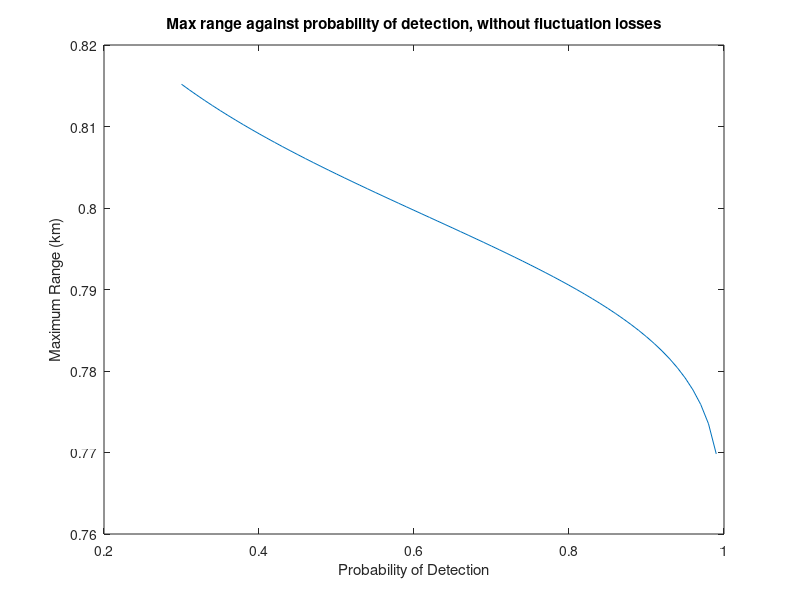
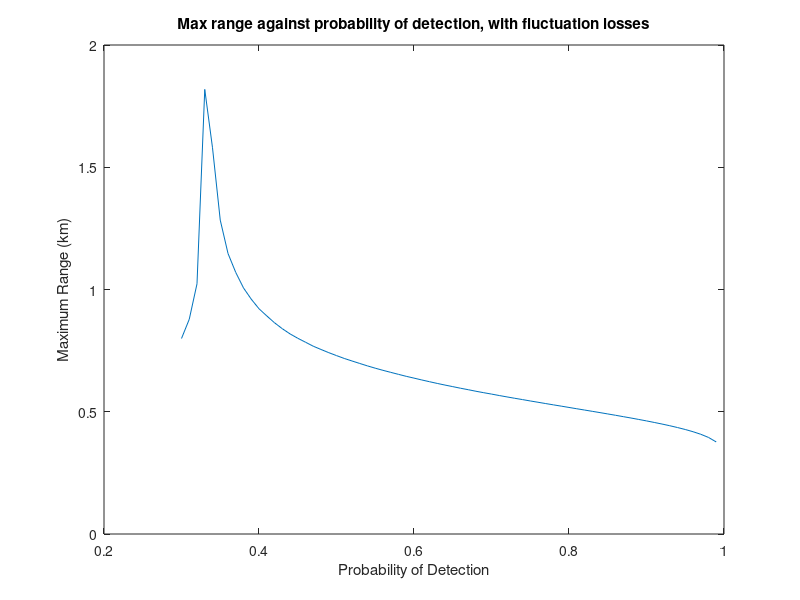

Reproduce these figures in MATLAB, in order.
load fluct_loss.mat;

P_d = linspace(.3,.99, 70);
G = 33;			% antenna gain
P_t = 25e3;		% peak transmit power
tau = .15e-6;	% pulse width

f = 9400e6;		% carrier frequency
c = 3e8;		% speed of light
L_f = Lf;		
sig = 10;		% radar cross section, 10 m^2
prf = 4000;
omega_r = 20;
prt = 1/prf;
k = 1.38e-23;	% Boltzmann constant
T_0 = 290;		% std temp
F_n = 5;		% rec noise figure (dB)
Bw = 15e6;		% rec bandwidth
L_s = 12;		% system losses (dB)
theta_B_h = .8;
theta_B_v = 15;


T_fa = (4*3600);	% time between false alarms
P_fa = 1/(Bw*T_fa);	% probability of false alarm


lambda = c / f;
n = theta_B_h*prf/(6*omega_r);	% # of pulses

A_e = G * lambda^2 /( 4 * pi);	% effective aperture
P_av = tau / prt * P_t;		% avg power

% bunch of SNR calculations
A = log(.62./P_fa);
B = log(P_d./(1-P_d));

SNR_1 = 10*log10(A + .12 * A .* B + 1.7 * B);
SNR_n = -5 * log10(n) + (6.2 + 4.54/sqrt(n + .44)) * SNR_1;


E_i = SNR_1 / (SNR_n * n); % integration efficiency factor

% max range w/o fluctuation loss
R_max_ll = (P_av * G * A_e * sig * n * E_i ./ ((4*pi)^2 * k * T_0 * F_n * Bw * tau * prf .* SNR_1 * L_s)).^(1/4);
plot(P_d, R_max_ll./1000);
title('Max range against probability of detection, without fluctuation losses');
xlabel('Probability of Detection');
ylabel('Maximum Range (km)');

R_max = (P_av * G * A_e * sig * n * E_i ./ ((4*pi)^2 * k * T_0 * F_n * Bw * tau * prf .* SNR_1 .* L_f * L_s)).^(1/4);
figure;
plot(P_d, R_max./1000);
title('Max range against probability of detection, with fluctuation losses');
xlabel('Probability of Detection');
ylabel('Maximum Range (km)');